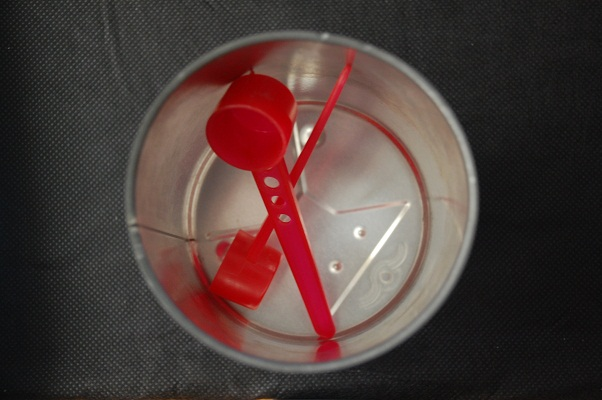
#> input picture images/BabyFood-Test6.JPG, 602 x 400 px, given in place of the camera
$ python backgroundSub.py
#> lines starting #> are read from the running program, lines starting #| are printed output that depends on the picture; after the words box and inside, x2 and y2 are one past the last pixel; in counts of white or black regions, pixels touching at a corner belong together
import cv2 as cv
import numpy as np


#backSub = cv.createBackgroundSubtractorKNN()
backSub = cv.createBackgroundSubtractorMOG2()

capture = cv.VideoCapture(0, cv.CAP_DSHOW)

if not capture.isOpened():
    print('Unable to open')
    exit(0)


while True:
    ret, frame = capture.read()
#> frame is the input picture: shape (400, 602, 3); mean B, G, R 57.3, 60.4, 78
    if frame is None:
        break

    frame = cv.resize(frame, (800,800))
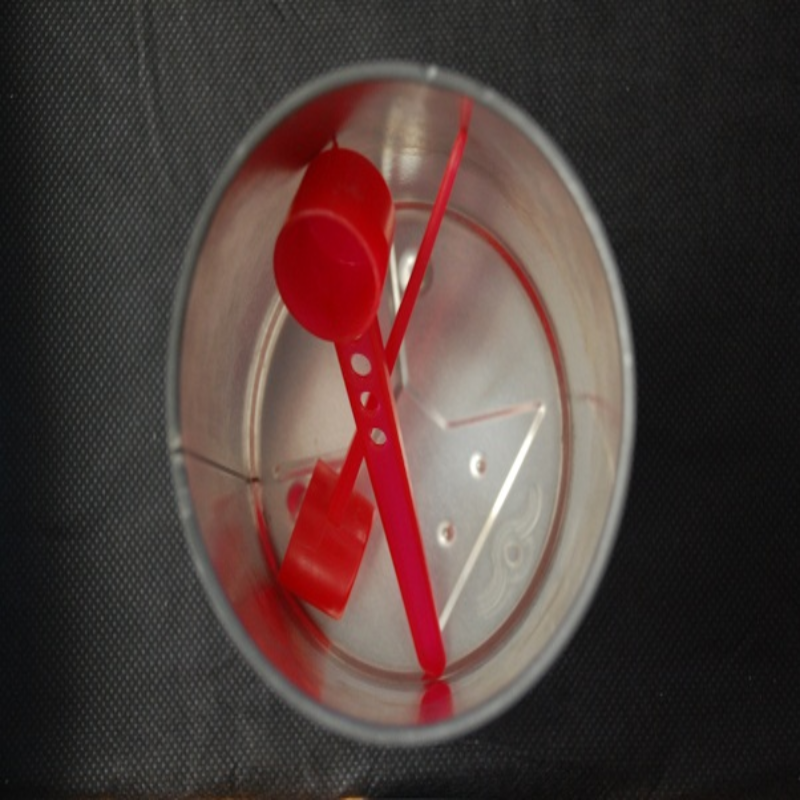
#> frame: shape (800, 800, 3); mean B, G, R 57.2, 60.3, 77.9


    fgMask = backSub.apply(frame)
#> fgMask: shape (800, 800); every value is 127


    kernel = np.ones((5,5), np.uint8)

    fgMask = cv.erode(fgMask, kernel, iterations=2)
    fgMask = cv.dilate(fgMask, kernel, iterations=2)


    cv.rectangle(frame, (10, 2), (100,20), (255,255,255), -1)
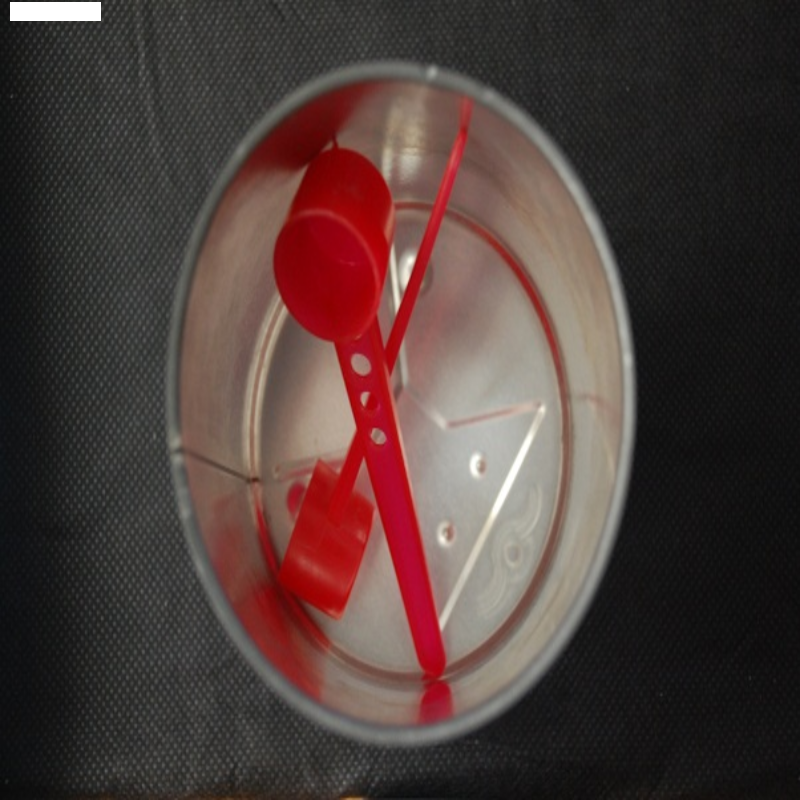
#> frame: shape (800, 800, 3); 0.27% of pixels changed, all inside (x1, y1, x2, y2) = (10, 2, 101, 21)
    cv.putText(frame, str(capture.get(cv.CAP_PROP_POS_FRAMES)), (15, 15),
               cv.FONT_HERSHEY_SIMPLEX, 0.5 , (0,0,0))
#> frame: shape (800, 800, 3); 0.01% of pixels changed, all inside (x1, y1, x2, y2) = (17, 5, 40, 16)


    fgMask[np.abs(fgMask) < 250] = 0
#> fgMask: shape (800, 800); every value is 0


    cv.imshow('Frame', frame)
    cv.imshow('FG Mask', fgMask)

    keyboard = cv.waitKey(30)
#> (key Esc is pressed here)
    if keyboard == 'q' or keyboard == 27:
        break

$ run again, on images/redHats.jpg
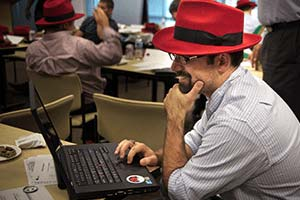
#> input picture images/redHats.jpg, 300 x 200 px, given in place of the camera
#> frame is the input picture: shape (200, 300, 3); mean B, G, R 78.7, 86.7, 107.3
#> `fgMask = backSub.apply(frame)`:
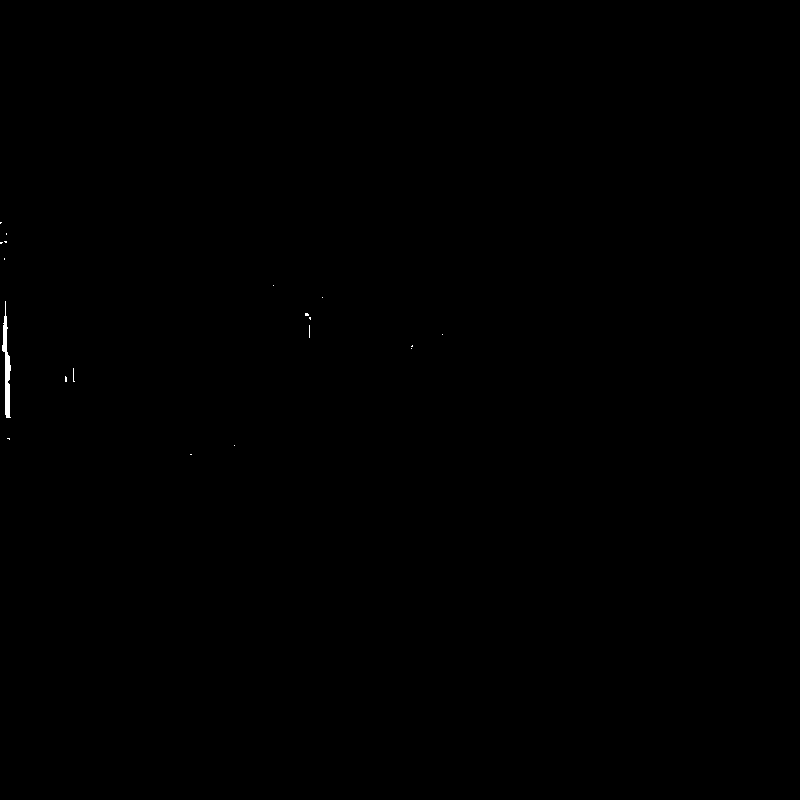
#> fgMask: shape (800, 800); values 127 (black) and 255 (white), 0.09% white; 19 white regions (18 under 20 px), largest, box (x1, y1, x2, y2) and area: (2, 301, 11, 418) 480
#> `cv.rectangle(frame, (10, 2), (100,20), (255,255,255), -1)`:
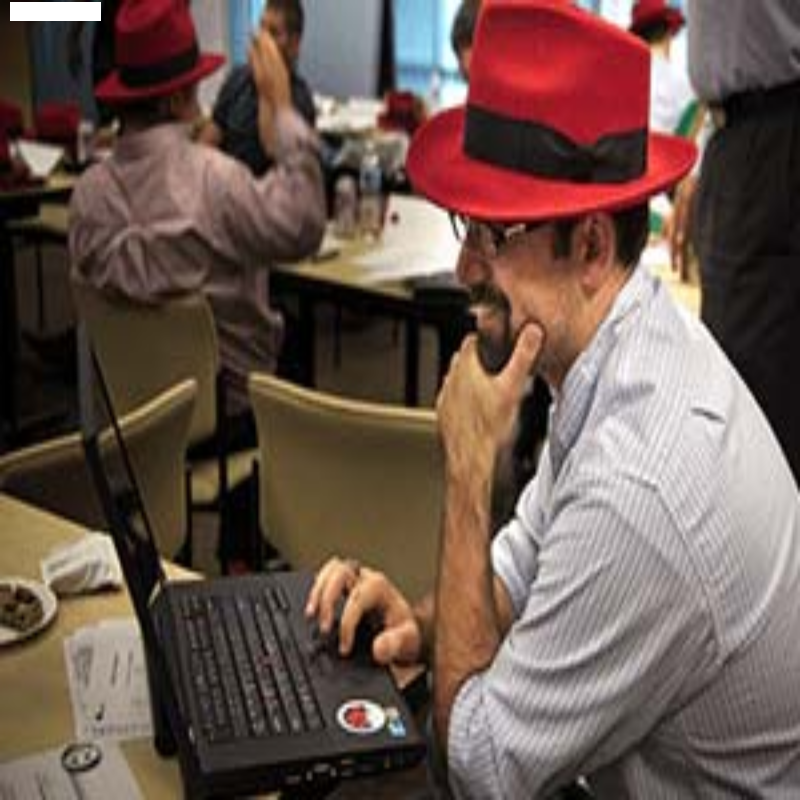
#> frame: shape (800, 800, 3); mean B, G, R 79.2, 87.2, 107.8
